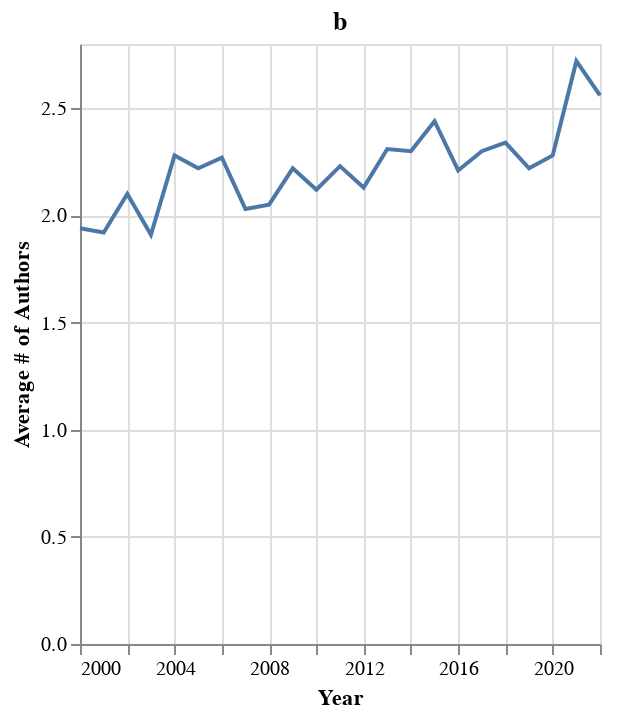

Here is the notebook cell this chart was saved with:
### Code cell
yearly_ave_authornum_chart = alt.Chart(transform_year(yearly_ave_authornum)).mark_line().encode(
    
    x = alt.X(
        'year',
        title = 'Year'
    ),
    y = alt.Y(
        'ave_authornum',
        title = 'Average # of Authors'
    )
).properties(
    title = 'b',
    height=300,
    width=260
)
yearly_ave_authornum_chart

### Figure 1 — Vega-Lite specification as saved in the notebook (floating-point values rounded to 4 significant figures)
{"config": {"view": {"continuousWidth": 400, "continuousHeight": 300}}, "data": {"name": "data-e4600c29bbae25f40979db2ab04a7410"}, "mark": "line", "encoding": {"x": {"field": "year", "title": "Year", "type": "temporal"}, "y": {"field": "ave_authornum", "title": "Average # of Authors", "type": "quantitative"}}, "height": 300, "title": "b", "width": 260, "$schema": "https://vega.github.io/schema/vega-lite/v4.17.0.json", "datasets": {"data-e4600c29bbae25f40979db2ab04a7410": [{"year": "2000-01-01T00:00:00", "papernum": 88, "authornu": 171, "ave_authornum": 1.94}, {"year": "2001-01-01T00:00:00", "papernum": 92, "authornu": 177, "ave_authornum": 1.92}, {"year": "2002-01-01T00:00:00", "papernum": 125, "authornu": 263, "ave_authornum": 2.1}, {"year": "2003-01-01T00:00:00", "papernum": 112, "authornu": 214, "ave_authornum": 1.91}, {"year": "2004-01-01T00:00:00", "papernum": 109, "authornu": 248, "ave_authornum": 2.28}, {"year": "2005-01-01T00:00:00", "papernum": 143, "authornu": 318, "ave_authornum": 2.22}, {"year": "2006-01-01T00:00:00", "papernum": 137, "authornu": 311, "ave_authornum": 2.27}, {"year": "2007-01-01T00:00:00", "papernum": 152, "authornu": 308, "ave_authornum": 2.03}, {"year": "2008-01-01T00:00:00", "papernum": 148, "authornu": 304, "ave_authornum": 2.05}, {"year": "2009-01-01T00:00:00", "papernum": 151, "authornu": 335, "ave_authornum": 2.22}, {"year": "2010-01-01T00:00:00", "papernum": 139, "authornu": 295, "ave_authornum": 2.12}, {"year": "2011-01-01T00:00:00", "papernum": 138, "authornu": 308, "ave_authornum": 2.23}, {"year": "2012-01-01T00:00:00", "papernum": 163, "authornu": 348, "ave_authornum": 2.13}, {"year": "2013-01-01T00:00:00", "papernum": 154, "authornu": 355, "ave_authornum": 2.31}, {"year": "2014-01-01T00:00:00", "papernum": 187, "authornu": 431, "ave_authornum": 2.3}, {"year": "2015-01-01T00:00:00", "papernum": 165, "authornu": 402, "ave_authornum": 2.44}, {"year": "2016-01-01T00:00:00", "papernum": 159, "authornu": 352, "ave_authornum": 2.21}, {"year": "2017-01-01T00:00:00", "papernum": 153, "authornu": 352, "ave_authornum": 2.3}, {"year": "2018-01-01T00:00:00", "papernum": 157, "authornu": 368, "ave_authornum": 2.34}, {"year": "2019-01-01T00:00:00", "papernum": 121, "authornu": 269, "ave_authornum": 2.22}, {"year": "2020-01-01T00:00:00", "papernum": 131, "authornu": 299, "ave_authornum": 2.28}, {"year": "2021-01-01T00:00:00", "papernum": 167, "authornu": 455, "ave_authornum": 2.72}, {"year": "2022-01-01T00:00:00", "papernum": 78, "authornu": 200, "ave_authornum": 2.56}]}}
